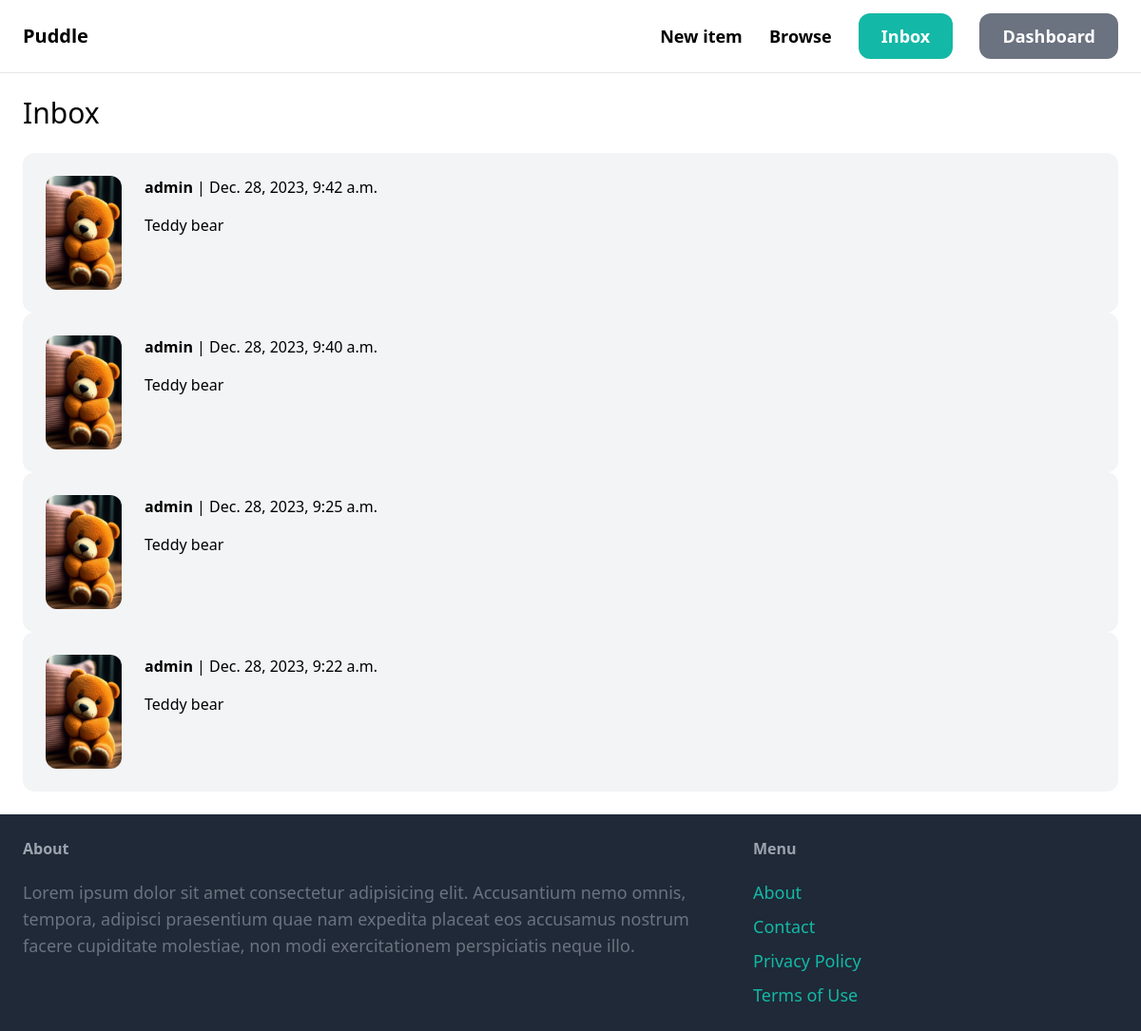
Screenshot of /inbox/ (signed in) with the database file from the repository.
### conversation/models.py (models this page shows)
class Conversation(models.Model):
    item = models.ForeignKey(Item,related_name = 'conversations',on_delete = models.CASCADE)
    members = models.ManyToManyField(User, related_name='conversations')
    created_at = models.DateTimeField(auto_now_add=True)
    modified_at = models.DateTimeField(auto_now=True)
    class Meta:
        ordering = ('-modified_at',)

### item/models.py (models this page shows, shortened)
class Item(models.Model):
    category = models.ForeignKey(Category,related_name = 'items',on_delete=models.CASCADE)
    name = models.CharField(max_length=255)
    description = models.TextField(blank = True, null = True)
    price = models.FloatField()
    image = models.ImageField(upload_to='item_images',blank=True,null=True)
    is_sold = models.BooleanField(default= False)
    created_by = models.ForeignKey(User,related_name = 'items',on_delete=models.CASCADE)
    created_at = models.DateTimeField(auto_now_add= True)

### conversation/views.py (the view)
# urls.py: path('',views.inbox,name='inbox'),
@login_required
def inbox(request):
    conversations = Conversation.objects.filter(members__in=[request.user.id])
    return render(request, 'conversation/inbox.html', {
        'conversations': conversations
    })

### conversation/templates/conversation/inbox.html (shortened to what this page needs)
{% extends 'core/base.html' %}
{% block content %}
<h1 class="mb-6 text-3xl">Inbox</h1>
<div class="space-y-6">
    {% for conversation in conversations %}
        <a href="{% url 'conversation:detail' conversation.id %}">
            <div class="p-6 flex bg-gray-100 rounded-xl">
                <div class="pr-6">
                    <img src="{{ conversation.item.image.url }}" class="w-20 rounded-xl">
                </div>
                <div>
                    {% for member in conversation.members.all %}
                        {% if member != request.user %}
                            <p class="mb-4"><strong>{{ member.username }}</strong> | {{ conversation.modified_at }}</p>
                            <p>{{ conversation.item.name }}</p>
                        {% endif %}
                    {% endfor %}
                </div>
            </div>
        </a>
    {% endfor %}
</div>
{% endblock %}

### rows the page displays
Conversation: item.image (picture), modified_at "Dec. 28, 2023, 9:42 a.m.", item.name "Teddy bear"
Conversation: item.image (picture), modified_at "Dec. 28, 2023, 9:40 a.m.", item.name "Teddy bear"
Conversation: item.image (picture), modified_at "Dec. 28, 2023, 9:25 a.m.", item.name "Teddy bear"
Conversation: item.image (picture), modified_at "Dec. 28, 2023, 9:22 a.m.", item.name "Teddy bear"

### other values shown
{{ member.username }} "admin"
